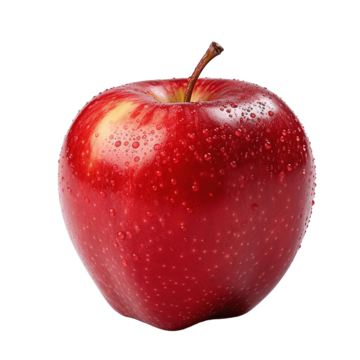
#> input picture data/images/image.png, 360 x 360 px
$ jupyter execute --allow-errors convolution_coder_example.ipynb
#> lines starting #> are read from the running program, lines starting #| are printed output that depends on the picture; after the words box and inside, x2 and y2 are one past the last pixel; in counts of white or black regions, pixels touching at a corner belong together
[cell 1]
import numpy as np
from matplotlib import pyplot as plt
from sionna.fec.turbo import TurboEncoder, TurboDecoder
from PIL import Image
import io

[cell 2]
def encode_string(s):
    # Convert the string to a list of ASCII values
    ascii_values = [ord(c) for c in s]

    # Convert each ASCII value to an 8-bit binary representation
    bit_arrays = [np.array(list(format(val, '08b')), dtype=np.int32) for val in ascii_values]

    # Flatten the list of bit arrays into a single array
    bit_array = np.concatenate(bit_arrays)

    # Reshape array to have a single row
    bit_array = bit_array.reshape(1, -1)

    return bit_array

def decode_string(bit_array):
    # Ensure the array is 1-dimensional
    bit_array = np.array(bit_array.flatten(), dtype=int)

    # Split the bit array into chunks of 8 bits
    n = 8
    byte_chunks = [bit_array[i:i + n] for i in range(0, len(bit_array), n)]

    # Convert each chunk of 8 bits to an ASCII value
    ascii_values = [int(''.join(map(str, chunk)), 2) for chunk in byte_chunks]

    # Convert the ASCII values to characters and join them into a string
    string = ''.join(chr(val) for val in ascii_values)

    return string

[cell 3]
def encode_image_to_binary_array(image_path):
    # Bild öffnen und in Schwarz-Weiß konvertieren
#> called with image_path = '../data/images/image.png'
    with Image.open(image_path) as img:
#> img is the input picture: PIL image 360x360 RGBA; mean R, G, B, A 71.6, 22.9, 24.4, 103.6
        img = img.convert('1')  # '1' steht für 1-bit Pixel, schwarz und weiß
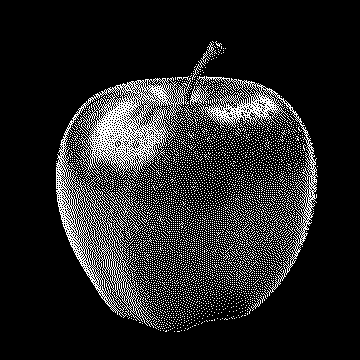
#> img: PIL image 360x360 1; 14.6% white in thin lines or dots, all inside (x1, y1, x2, y2) = (56, 41, 318, 332)

    # Bild in NumPy-Array konvertieren
    img_array = np.array(img)

    # Array in 1D umformen und in int32 konvertieren
    binary_array = img_array.flatten().astype(np.int32)

    # In das gewünschte Format [[databits]] umwandeln
    return np.array([binary_array])


def decode_binary_array_to_image(binary_array, original_shape):
    # Array zurück in 2D-Form bringen
    img_array = binary_array.reshape(original_shape)

    # NumPy-Array in ein Bild konvertieren
    img = Image.fromarray((img_array * 255).astype(np.uint8))

    # Bild in Bytes-Objekt umwandeln
    img_byte_arr = io.BytesIO()
    img.save(img_byte_arr, format='PNG')

    return img_byte_arr.getvalue()

[cell 4]
def split_into_fragments(u, frame_length=6144):
    # Berechne die Anzahl der Fragmente
    num_fragments = int(np.ceil(u.size / frame_length))

    # Erstelle eine Liste, um die Fragmente zu speichern
    fragments = []

    # Teile das Array u in Fragmente der Größe frame_length
    for i in range(num_fragments):
        start_idx = i * frame_length
        end_idx = min((i + 1) * frame_length, u.size)
        fragment = u[0, start_idx:end_idx]
        fragments.append(fragment)

    # Konvertiere die Liste der Fragmente in ein NumPy-Array
    fragments = np.array(fragments)

    return fragments

#> (a cell that did not finish here is left out)

# Encode Data

## Text Encoding

[cell 6]
# Originale Informationsbits
#u = np.array([[1, 0, 1, 0]], dtype=np.int32)
string_message = "Hallo!"
u = encode_string(string_message)
print("Originale Bits:", u)

# Channel Coding

#> (a cell that did not finish here is left out)

#> (a cell that did not finish here is left out)

#> (a cell that did not finish here is left out)

[cell 10]
## Ergebnisse Plotten
# Simulierte Daten
u_plot = u[0]
#> (the rest of this cell did not finish here and is left out)

[cell 11]
# Plot für kodierte Bits und LLR-Werte
plt.figure(figsize=(12, 4))
#> (the rest of this cell did not finish here and is left out)

### Plot für originale und dekodierte Bits

[cell 12]
# Erstellen der Subplots
fig, (ax1, ax2) = plt.subplots(2, 1, figsize=(12, 8))

# Originale Bits Plot
ax1.stem(range(len(u_plot)), u_plot, linefmt='b', markerfmt='bo', basefmt=" ", label="Originale Bits")
ax1.set_title("Originale Bits")
ax1.set_xlabel("Bit-Index")
ax1.set_ylabel("Bit-Wert")
ax1.set_xticks(range(len(u_plot)))
ax1.set_yticks([0, 1])
ax1.grid(True)
ax1.legend()

# Dekodierte Bits Plot
#> (the rest of this cell did not finish here and is left out)

#> (a cell that did not finish here is left out)

# Image Example

[cell 14]
image_path = "../data/images/image.png"
u = encode_image_to_binary_array(image_path)
print("Originale Bits:", u)
#> (printed output is left out)

[cell 15]
information_codeword_length = u[0].size
#> information_codeword_length = 129600
#> (the rest of this cell did not finish here and is left out)

#> after the loop in split_into_fragments, `for i in range(num_fragments):`: fragments = 22 items
print(len(fragments))
